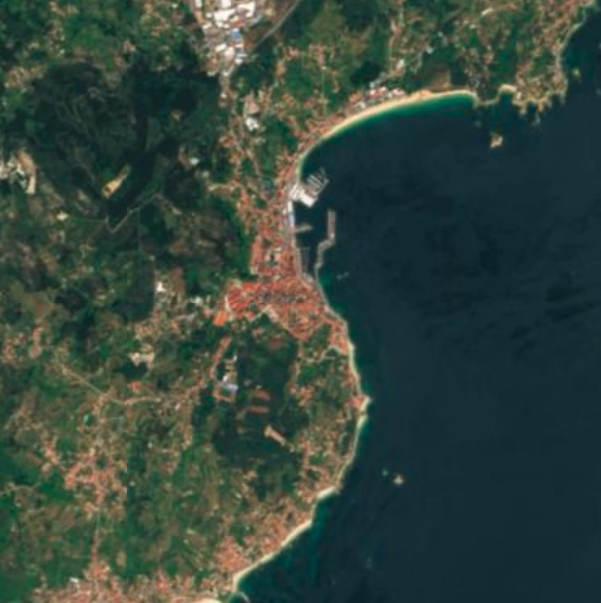
#> input picture images/2016.png, 601 x 603 px
$ jupyter execute --allow-errors feature_extraction.ipynb
#> lines starting #> are read from the running program, lines starting #| are printed output that depends on the picture
#> further down, img is the input picture: PIL image 601x603 RGBA; mean R, G, B, A 53.8, 69.9, 61.1, 255
[cell 1]
# Using https://towardsdatascience.com/building-an-image-similarity-search-engine-with-faiss-and-clip-2211126d08fa

[cell 2]
import os
from glob import glob
from PIL import Image
import numpy as np
import faiss
from sentence_transformers import SentenceTransformer
import matplotlib.pyplot as plt
import random
from PIL import Image, ImageDraw
import math
import shutil
import scipy

### FIASS HELPER FUNCTIONS

[cell 3]
# [33 lines left out: functions generate_clip_embeddings, create_faiss_index, not called in this run]


def load_faiss_index(index_path):
      index = faiss.read_index(index_path)
      with open(index_path + '.paths', 'r') as f:
            image_paths = [line.strip() for line in f]
      print(f"Index loaded from {index_path}")
      return index, image_paths


# [44 lines left out: functions retrieve_similar_images, visualize_results, not called in this run]

### Get HEX PICTURES AND CREATE FIASS INDEXES

[cell 4]
hex_radius = 50
IMAGES = ['2016','2018']
VERBOSE = False


def hex_corner(center, size, i):
      """Helper function to calculate hexagon corners."""
      angle_deg = 60 * i
      angle_rad = math.pi / 180 * angle_deg
      return (center[0] + size * math.cos(angle_rad), center[1] + size * math.sin(angle_rad))

def crop_hexagon(hex_image,center):
      """Crop Hexagons from hex image around center """

      corners = [hex_corner(center, hex_radius, i) for i in range(6)]
      mask = Image.new("RGBA", (hex_image.size[0],hex_image.size[1]))
      draw = ImageDraw.Draw(mask)
      draw.polygon(list(corners), fill='green', outline='red')

      background = Image.new("RGBA", hex_image.size, (0,0,0,0))
      new_img = Image.composite(hex_image, background, mask)
      return new_img

#
def get_hexagons():
      """Get PIL images of each hexagon region"""
      hex_segments = []
      hex_pos = []
      hex_image = img
      for q in range(size_height):
            for r in range(size_width):
                  x = r * (hex_width - (math.cos(1.0472) * hex_radius))
                  y = q * (hex_height) + ((r%2) * math.sin(1.0472) * hex_radius)
                  hex_image = crop_hexagon(img, (x, y))
                  hex_segments.append(hex_image)
                  hex_pos.append([x,y])
#> this loop made 9 passes
#> pass 1, in crop_hexagon, `new_img = Image.composite(hex_image, background, mask)`:
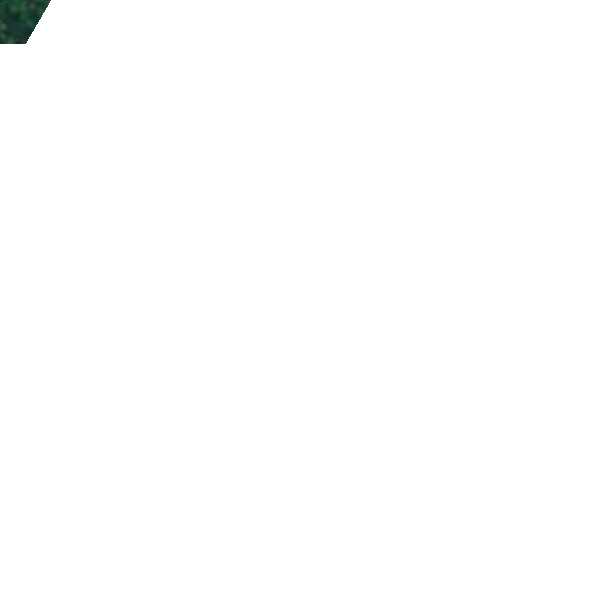
#> new_img: PIL image 601x603 RGBA; mean R, G, B, A 0.1, 0.3, 0.2, 1.2; transparent parts drawn white
#> pass 1, in crop_hexagon (call 2), `new_img = Image.composite(hex_image, background, mask)`:
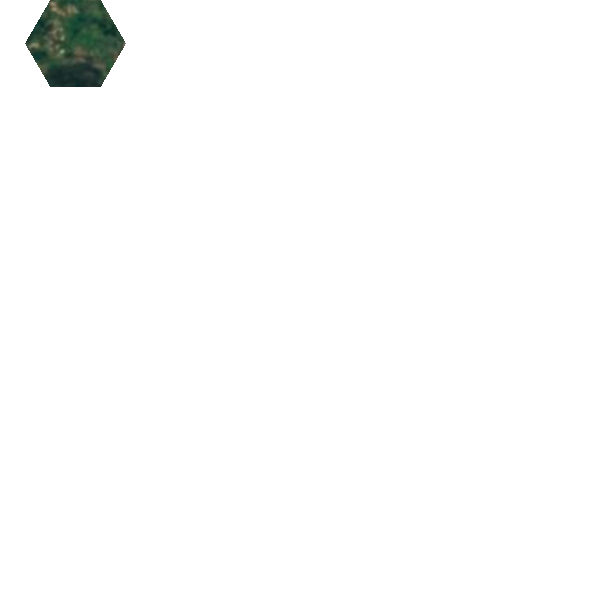
#> new_img: PIL image 601x603 RGBA; mean R, G, B, A 0.9, 1.3, 1, 4.6; transparent parts drawn white
#> the loop `for (x, y), hex_img in zip(positions, hexagons):` made 81 passes
#> pass 1, `cropped = hex_img.crop(imageBox)`:
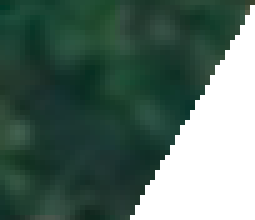
#> cropped: PIL image 51x44 RGBA (shown 5 times larger); mean R, G, B, A 23, 47.1, 37.2, 192.5; transparent parts drawn white
#> pass 2, `cropped = hex_img.crop(imageBox)`:
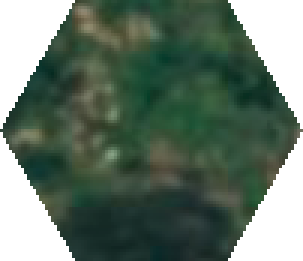
#> cropped: PIL image 101x87 RGBA (shown 3 times larger); mean R, G, B, A 37.6, 55.4, 42.1, 191.2; transparent parts drawn white
#> pass 3, `cropped = hex_img.crop(imageBox)`:
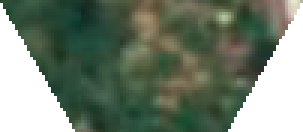
#> cropped: PIL image 101x44 RGBA (shown 3 times larger); mean R, G, B, A 51.9, 65.1, 49, 191.9; transparent parts drawn white

      return hex_segments, hex_pos


#> (the rest of this cell did not finish here and is left out)

### TEST COMPARISION

[cell 5]
REFRENCE_INDEX_PATH = f'./../images/{2016}/indexes/index'
QUERY_INDEX_PATH = f'./../images/{2018}/'
#> (the rest of this cell did not finish here and is left out)


differences = []
for image in os.listdir(QUERY_INDEX_PATH):
      if('.png' in image):

            true_coord_x = float(image.split('.')[0])
            true_coord_y = float(image.split('.')[1].split('_')[1])
            pred_coord_x = []
            pred_coord_y = []

            query = f'{IMAGES_PATH}{image}'


            query2, retrieved_images, distances = retrieve_similar_images(query, model, index, image_paths, top_k=5)
            distances = distances[0]
            distances = distances/(distances).mean() - 1
            for image, distance in zip(retrieved_images, distances):
                  image = image.split('/')[-1]
                  retreived_coord_x = float(image.split('.')[0])
                  retreived_coord_y = float(image.split('.')[1].split('_')[1])
                  # true_coord_x_with_error = true_coord_x * np.random.normal(1,1)
                  # true_coord_y_with_error = true_coord_y * np.random.normal(1,1)
                  # diff = math.sqrt((true_coord_x_with_error - retreived_coord_x) ** 2 + (true_coord_y_with_error - retreived_coord_y)**2)
                  weight = np.exp(-distance)
                  pred_coord_x.append(retreived_coord_x*weight)
                  pred_coord_y.append(retreived_coord_y*weight)
            pred_coord_x = np.asarray(pred_coord_x).mean()
            pred_coord_y = np.asarray(pred_coord_y).mean()


            diff = math.sqrt((int(true_coord_x) - int(pred_coord_x)) ** 2 + (int(true_coord_y) - int(pred_coord_y))**2)
            differences.append(diff)

plt.hist(differences)

[cell 6]
# query ='/Users/ethanweilheimer/school/research/gpd-denied-navigation/images/2018/0.0_571.5767664977294.png'
# query, retrieved_images, distances = retrieve_similar_images(query, model, index, image_paths, top_k=3)
# visualize_results(query, retrieved_images, distances[0])

### Confidence MAP

[cell 7]
hex_radius = 50
IMAGE = 2016
VERBOSE = False


REFRENCE_INDEX_PATH = f'./../images/{2016}/indexes/index'
QUERY_INDEX_PATH = f'./../images/{2016}/'
#> (the rest of this cell did not finish here and is left out)
